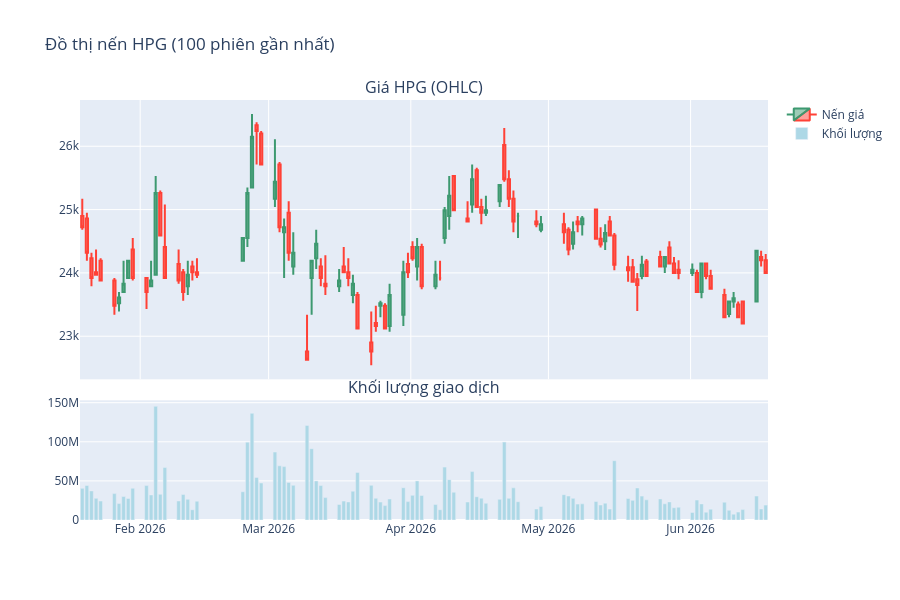

The notebook cell this image was saved under:
### Markdown cell above
## 2. Minh họa Biểu đồ Nến & 6 Biến số của một Cổ phiếu

### Code cell
# Lấy mã HPG làm ví dụ minh họa
hpg_path = os.path.join(DATA_DIR, "HPG.csv")
df_hpg = pd.read_csv(hpg_path)
df_hpg['timestamps'] = pd.to_datetime(df_hpg['timestamps'])

# 1. Đồ thị nến tương tác (Plotly) - Giới hạn 100 phiên để tránh lag
df_sub = df_hpg.tail(100)
fig = make_subplots(rows=2, cols=1, shared_xaxes=True, 
                    vertical_spacing=0.05, 
                    subplot_titles=('Giá HPG (OHLC)', 'Khối lượng giao dịch'), 
                    row_width=[0.3, 0.7])

fig.add_trace(go.Candlestick(
    x=df_sub['timestamps'],
    open=df_sub['open'],
    high=df_sub['high'],
    low=df_sub['low'],
    close=df_sub['close'], 
    name="Nến giá"
), row=1, col=1)

fig.add_trace(go.Bar(
    x=df_sub['timestamps'], 
    y=df_sub['volume'], 
    name="Khối lượng",
    marker_color='lightblue'
), row=2, col=1)

fig.update_layout(xaxis_rangeslider_visible=False, height=600, title_text="Đồ thị nến HPG (100 phiên gần nhất)")
fig.show()

# 2. Biểu đồ đường của tất cả 6 biến (chuẩn hóa tỷ lệ so với phiên đầu tiên)
plt.figure(figsize=(14, 7))
df_sub_line = df_hpg.tail(200).copy()
cols_to_plot = ['open', 'high', 'low', 'close', 'volume', 'amount']
for col in cols_to_plot:
    scaled_series = df_sub_line[col] / df_sub_line[col].iloc[0]
    plt.plot(df_sub_line['timestamps'], scaled_series, label=col, alpha=0.85)

plt.title("Biến động tương đối của 6 biến trong tập dữ liệu HPG (200 phiên gần nhất)")
plt.xlabel("Thời gian")
plt.ylabel("Giá trị chuẩn hóa (Tỷ lệ so với phiên đầu tiên của chu kỳ)")
plt.legend()
plt.tight_layout()
plt.show()
